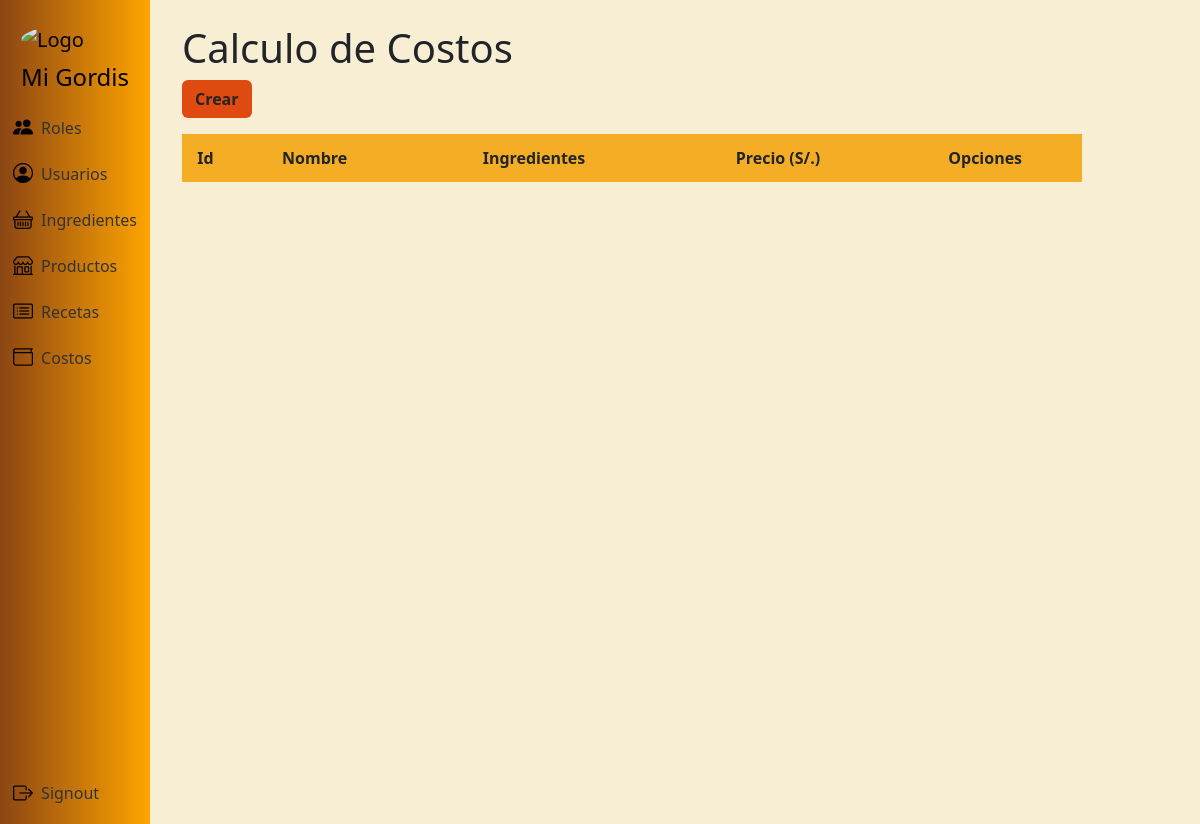
Before: /costos/ (signed in) with the older database file.
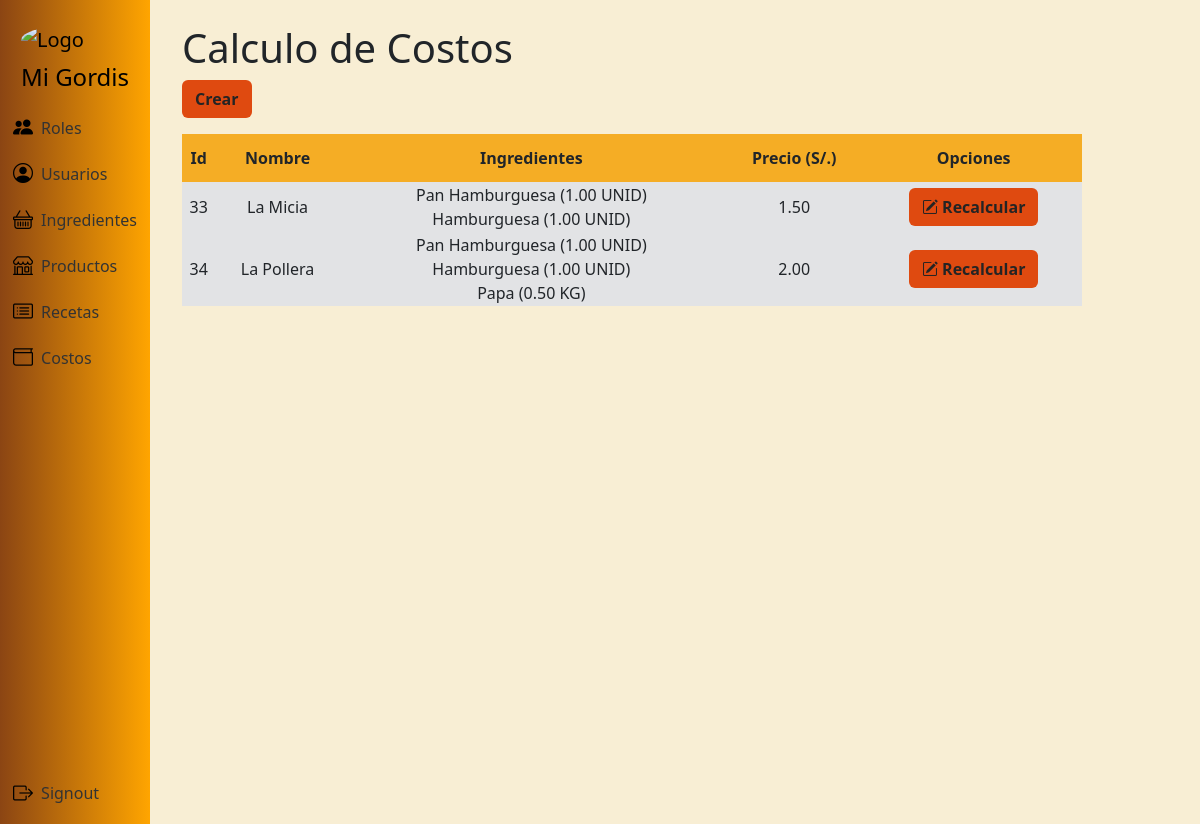
After: the same page with the newer database file.
### app/models.py (models this page shows, shortened)
class CostoProducto(models.Model):
    id_costo = models.AutoField(primary_key=True)
    producto = models.ForeignKey(Producto, on_delete=models.CASCADE)
    ingredientes = models.ManyToManyField(Ingrediente, through='CostoProductoIngrediente')
    costo_total = models.DecimalField(max_digits=10, decimal_places=2, blank=True, null=True)

class Producto(models.Model):
    id_producto = models.AutoField(primary_key=True)
    nombre_producto = models.CharField(max_length=100)
    descripcion = models.TextField(blank=True, null=True)
    precio_producto = models.DecimalField(max_digits=10, decimal_places=2, blank=True, null=True)

class Ingrediente(models.Model):
    id_ingrediente = models.AutoField(primary_key=True)
    nombre_ingrediente = models.CharField(max_length=100)
    cantidad = models.DecimalField(max_digits=10, decimal_places=2)
    unidad = models.CharField(max_length=10)
    precio_ingrediente = models.DecimalField(max_digits=10, decimal_places=2)
    estado_ingrediente = models.BooleanField(default=True)

class CostoProductoIngrediente(models.Model):
    costo_producto = models.ForeignKey(CostoProducto, on_delete=models.CASCADE)
    ingrediente = models.ForeignKey(Ingrediente, on_delete=models.CASCADE)
    cantidad = models.DecimalField(max_digits=10, decimal_places=2)
    precio_ingrediente = models.DecimalField(max_digits=10, decimal_places=2)
    costo_total = models.DecimalField(max_digits=10, decimal_places=2)
    unidad = models.ForeignKey(UnidadesMedida, on_delete=models.CASCADE, default=1)

class UnidadesMedida(models.Model):
    id = models.AutoField(primary_key=True)
    nombre = models.CharField(max_length=50)

### app/views.py (the view)
# urls.py: path('costos/', views.costos, name='costos'),
@login_required
@admin_required
def costos(request):
    costos = CostoProducto.objects.all()
    costos_con_ingredientes = []
    for costo in costos:
        ingredientes_info = []
        costo_ingredientes = costo.costoproductoingrediente_set.all()
        for costo_ingrediente in costo_ingredientes:
            ingredientes_info.append({
                'nombre': costo_ingrediente.ingrediente.nombre_ingrediente,
                'cantidad': costo_ingrediente.cantidad,
                'unidad': costo_ingrediente.unidad.nombre
            })
        costos_con_ingredientes.append({
            'costo': costo,
            'ingredientes': ingredientes_info
        })
    contexto = {'costos_con_ingredientes': costos_con_ingredientes}
    return render(request, 'costo/costos.html', contexto)

### app/models.py (called while the page is built)
    @property
    def is_rol_admin(self):
        return self.rol.is_admin if self.rol else False

### app/templates/costo/costos.html
{% extends 'layouts/base.html' %}
{% block content %}
<h1>Calculo de Costos</h1>
<a class="btn btn-color fw-bold mb-3" href="{% url 'costo_crear' %}" role="button">Crear</a>
<table class="tb">
  <thead class="encabezado-tabla fw-bold">
    <tr>
      <td scope="col">Id</td>
      <td scope="col">Nombre</td>
      <td scope="col">Ingredientes</td>
      <td scope="col">Precio (S/.)</td>
      <th colspan="2">Opciones</th>
    </tr>
  </thead>
  <tbody class="bg-secondary-subtle">
    {% for costo in costos_con_ingredientes %}
    <tr>
        <td>{{ costo.costo.id_costo }}</td>
        <td>{{ costo.costo.producto.nombre_producto }}</td>
        <td>
            {% if costo.ingredientes %}
                {% for ingrediente in costo.ingredientes %}
                    {{ ingrediente.nombre }} ({{ ingrediente.cantidad }} {{ ingrediente.unidad }})
                    <br>
                {% endfor %}
            {% else %}
                No hay ingredientes disponibles.
            {% endif %}
        </td>
        <td>{{ costo.costo.costo_total }}</td>
        <td>
            <a class="btn btn-color btn-m fw-bold" href="{% url 'costo_crear' %}?id={{ costo.costo.id_costo }}" role="button">
                <i class="bi bi-pencil-square"></i>
                Recalcular
            </a>
        </td>
    </tr>
    {% endfor %}
  </tbody>
</table>
{% endblock %}

Changed rows visible on the page:
added CostoProducto: costo.id_costo "33", costo.producto.nombre_producto "La Micia", costo.costo_total "1.50"
added Ingrediente: nombre "Pan Hamburguesa" "Pan Hamburguesa"
added CostoProductoIngrediente: cantidad "1.00"
now on this page (row unchanged): UnidadesMedida: unidad "UNID" "UNID" "UNID" "UNID"
added Ingrediente: nombre "Hamburguesa" "Hamburguesa"
added CostoProductoIngrediente: cantidad "1.00"
added CostoProducto: costo.id_costo "34", costo.producto.nombre_producto "La Pollera", costo.costo_total "2.00"
added CostoProductoIngrediente: cantidad "1.00"
added CostoProductoIngrediente: cantidad "1.00"
added Ingrediente: nombre "Papa"
added CostoProductoIngrediente: cantidad "0.50"
now on this page (row unchanged): UnidadesMedida: unidad "KG"
